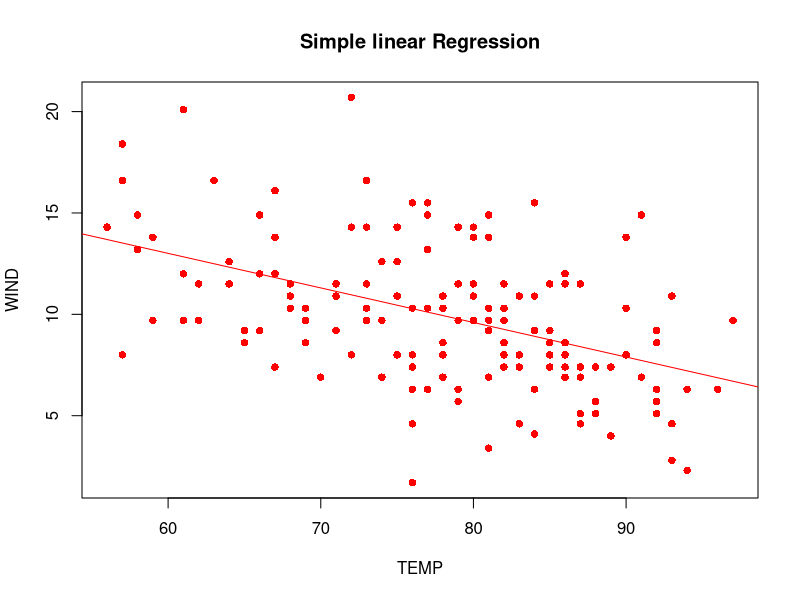
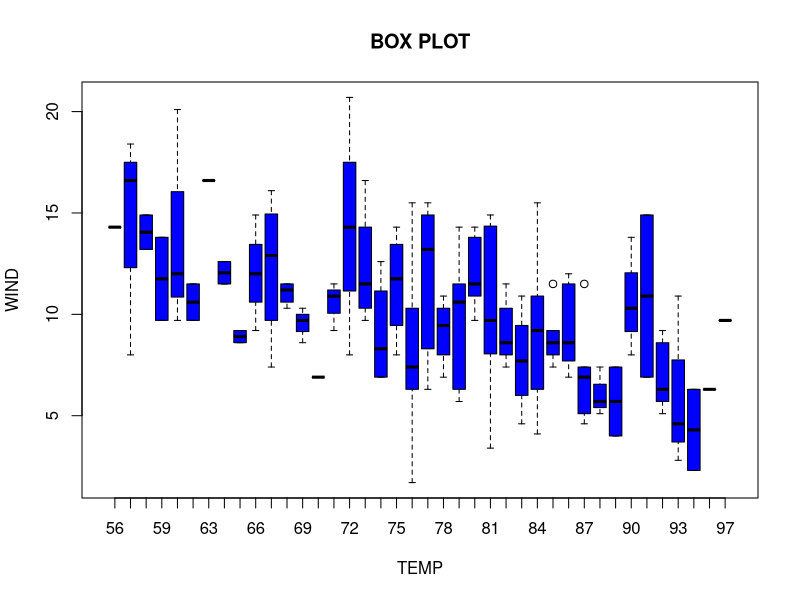

Reproduce these figures in R, in order.
data <- read.csv("airquality.csv")
x<-data$Temp
y<-data$Wind


plot(x, y, pch=16, cex=1, col="red", xlab="TEMP", ylab="WIND", main="Simple linear Regression")

m <- lm(y ~ x)

summary(m)
attributes(m)
coefficients(m)
coef(m)

abline(m,col="red")

a<-data.frame(x=74)
result<-predict(m,a)
print(result)

result.mean <- mean(x)
print(result.mean)



boxplot(y~x, col="blue", xlab="TEMP", ylab="WIND",main="BOX PLOT")

